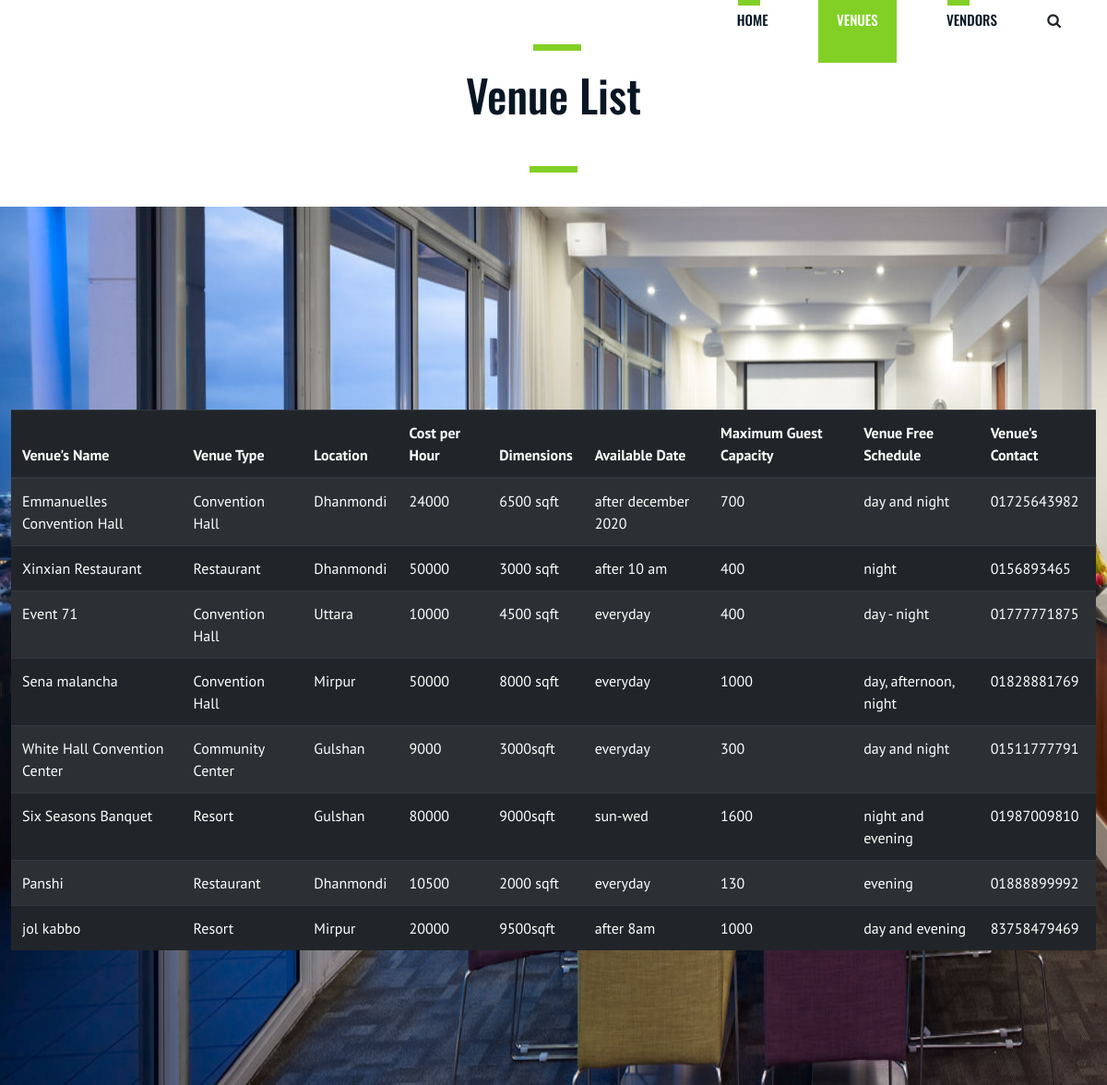
Page /my1/venues_ad.php on the committed database.
### tables this page shows
CREATE TABLE `venues` (
  `venue_id` int(10) NOT NULL,
  `name` text NOT NULL,
  `type` text NOT NULL,
  `location` text NOT NULL,
  `hourly_cost` int(100) NOT NULL,
  `dimensions` varchar(30) DEFAULT NULL,
  `availability` text DEFAULT NULL,
  `contact` text NOT NULL,
  `max_capacity` int(10) NOT NULL,
  `venue_schedule` text DEFAULT NULL
);

### my1/venues_ad.php (the view, shortened to what this page needs)
<!DOCTYPE html>
<html lang="zxx">
<head>
    <link rel="stylesheet" href="css/bootstrap.min.css" type="text/css">
    <link rel="stylesheet" href="css/font-awesome.min.css" type="text/css">
    <link rel="stylesheet" href="css/flaticon.css" type="text/css">
    <link rel="stylesheet" href="css/owl.carousel.min.css" type="text/css">
    <link rel="stylesheet" href="css/magnific-popup.css" type="text/css">
    <link rel="stylesheet" href="css/slicknav.min.css" type="text/css">
    <link rel="stylesheet" href="css/style.css" type="text/css">
</head>
<body>
    <header class="header-section">
        <div class="container-fluid">
            <div class="inner-header">
                <div class="row">
                    <div class="col-lg-2 col-md-2">
                        <div class="logo">
                        </div>
                    </div>
                    <div class="col-lg-10 col-md-10">
                        <nav class="main-menu mobile-menu">
                            <ul class="srch">
                                <li><a href="adminpage.php">Home</a></li>
                                <li><a class="active" href="venues_ad.php">Venues</a></li>
                                <li><a href="vendors_ad.php">Vendors</a></li>
                                <li class="search-trigger"><i class="fa fa-search"></i></li>
                            </ul>
                        </nav>
                    </div>
                </div>
            </div>
        </div>
    </header>
    <section class="contact-section spad">
        <div class="container">
            <div align="center">
            <div class="row">
                <div class="col-lg-12">
                    <div class="contact-text">
                        <div class="section-title">
                            <h2>Venue List</h2>
                        </div>
                    </div>
                </div>
            </div>
          </div>
        </div>
    </section>
    <div class="classes-time-section spad set-bg" data-setbg="img/events-6.jpg">
        <div class="container">
            <div class="row">
              <table class="table table-striped table-dark">
  <thead>
    <tr>
     <th> Venue's Name</th>
     <th>Venue Type</th>
     <th>Location</th>
     <th>Cost per Hour </th>
     <th>Dimensions</th>
     <th>Available Date</th>
     <th>Maximum Guest Capacity</th>
     <th>Venue Free Schedule </th>
     <th>Venue's Contact</th>
    </tr>
  </thead>
  <tbody>
    <?php
         include 'db.php';
       try{
           $con = new PDO("mysql:host=$host;dbname=$database", $username, $password);
           $stmt="select v.name,v.type,v.location,v.hourly_cost,v.dimensions,v.availability,v.max_capacity,v.venue_schedule ,v.contact           from venues as v ";
           $returnobject=$con->query($stmt);
           $table=$returnobject->fetchAll(PDO::FETCH_NUM);
           foreach($table as $row){
              echo "<tr> <td>"
                  . $row[0]. "</td><td>"
                  . $row[1]. "</td><td>"
                  . $row[2]. "</td><td>"
                  . $row[3]. "</td><td>"
                  . $row[4]. "</td><td>"
                  . $row[5]. "</td><td>"
                  . $row[6]. "</td><td>"
                  . $row[7]. "</td><td>"
                  . $row[8]. "</td></tr>"  ;
           }
       }
       catch(PDOException $ex){
           echo "<script>window.location.assign('index.php?status=dberror')</script>";
       }
   ?>
  </tbody>
</table>
            </div>
        </div>
    </div>
</body>
</html>

### my1/css/style.css (style rules this page uses)
html, body { height: 100%; font-family: "PT Sans", sans-serif; -webkit-font-smoothing: antialiased; font-smoothing: antialiased; background: none; }
h1, h2, h3, h4, h5, h6 { margin: 0; color: #111111; font-weight: 500; font-family: "Oswald", sans-serif; }
h2 { font-size: 36px; }
ul, ol { padding: 0; margin: 0; }
.section-title { margin-bottom: 76px; }
.section-title h2 { color: #081624; font-size: 48px; font-weight: 500; line-height: 50px; position: relative; }
.section-title h2:after { position: absolute; left: 551px; top: -30px; width: 52px; height: 7px; background: #82D026; content: ""; right: 0; margin: 0 auto; }
.set-bg { background-repeat: no-repeat; background-size: 100% 100%; background-position: top center; }
.spad { padding-top: 100px; padding-bottom: 12px; }
.inner-header .logo { float: left; padding-top: 2px; padding-left: 39px; }
.inner-header .main-menu { float: right; margin-right: -15px; }
.inner-header .main-menu ul li { list-style: none; display: inline-block; margin-right: 30px; }
.inner-header .main-menu ul li a { font-size: 15px; font-family: "Oswald", sans-serif; font-weight: 500; color: #081624; text-transform: uppercase; padding: 36px 20px; position: relative; z-index: 1; }
.inner-header .main-menu ul li a.active { background: #82D026; color: #ffffff; }
.inner-header .main-menu ul li a:after { position: absolute; left: 21px; top: 25px; width: 24px; height: 7px; background: #82D026; content: ""; }
.classes-time-section { padding-top: 220px; padding-bottom: 130px; }
.contact-section { padding-top: 52px; }
.contact-text .section-title { margin-bottom: 84px; }
.contact-text .section-title h2 { margin-bottom: 35px; }
.contact-text .section-title h2:after { margin: 0; }
@media (min-width: 1200px) { .container { max-width: 1176px; } }

### my1/venues_ad.php (style rules this page uses)
.srch { float: right; height: 10px; left: 942px; bottom: 46px; padding: 10px 20px; }

### rows in the picture
venues: name "Emmanuelles Convention Hall", type "Convention Hall", location "Dhanmondi", hourly_cost "24000", dimensions "6500 sqft", availability "after december 2020", max_capacity "700", venue_schedule "day and night", contact "01725643982"
venues: name "Xinxian Restaurant", type "Restaurant", location "Dhanmondi", hourly_cost "50000", dimensions "3000 sqft", availability "after 10 am", max_capacity "400", venue_schedule "night", contact "0156893465"
venues: name "Event 71", type "Convention Hall", location "Uttara", hourly_cost "10000", dimensions "4500 sqft", availability "everyday", max_capacity "400", venue_schedule "day - night", contact "01777771875"
venues: name "Sena malancha", type "Convention Hall", location "Mirpur", hourly_cost "50000", dimensions "8000 sqft", availability "everyday", max_capacity "1000", venue_schedule "day, afternoon, night", contact "01828881769"
venues: name "White Hall Convention Center", type "Community Center", location "Gulshan", hourly_cost "9000", dimensions "3000sqft", availability "everyday", max_capacity "300", venue_schedule "day and night", contact "01511777791"
venues: name "Six Seasons Banquet", type "Resort", location "Gulshan", hourly_cost "80000", dimensions "9000sqft", availability "sun-wed", max_capacity "1600", venue_schedule "night and evening", contact "01987009810"
venues: name "Panshi", type "Restaurant", location "Dhanmondi", hourly_cost "10500", dimensions "2000 sqft", availability "everyday", max_capacity "130", venue_schedule "evening", contact "01888899992"
venues: name "jol kabbo", type "Resort", location "Mirpur", hourly_cost "20000", dimensions "9500sqft", availability "after 8am", max_capacity "1000", venue_schedule "day and evening", contact "83758479469"
